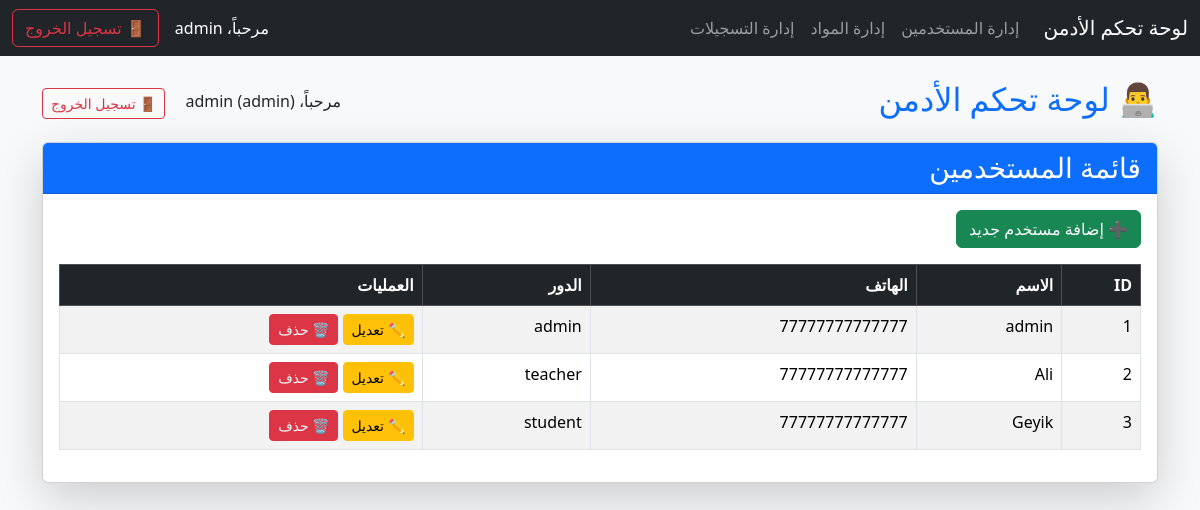
Page /admin/dashboard.php (signed in) on the committed database.
### tables this page shows
CREATE TABLE `users` (
  `id` int(11) NOT NULL,
  `name` varchar(255) NOT NULL,
  `password` varchar(255) NOT NULL,
  `phone` varchar(255) DEFAULT NULL,
  `role` varchar(50) NOT NULL DEFAULT 'student'
);

### admin/dashboard.php (the view, shortened to what this page needs)
<?php
require '../includes/database.php';
$result = $conn->query("SELECT id, name, phone, role FROM users");
?>
<!DOCTYPE html>
<html lang="ar" dir="rtl">
<head>
    <link href="https://cdn.jsdelivr.net/npm/bootstrap@5.3.3/dist/css/bootstrap.rtl.min.css" rel="stylesheet">
</head>
<body class="bg-light">
<?php require_once '../includes/admin_navbar.php'; ?>
    <div class="container mt-4">
        <div class="d-flex justify-content-between align-items-center mb-3">
            <h2 class="text-primary">👨‍💻 لوحة تحكم الأدمن</h2>
            <div>
                <span class="me-3">مرحباً، <?= $_SESSION['name'] ?> (<?= $_SESSION['role'] ?>)</span>
                <a href="../logout.php" class="btn btn-outline-danger btn-sm">🚪 تسجيل الخروج</a>
            </div>
        </div>
        <div class="card shadow-lg">
            <div class="card-header bg-primary text-white">
                <h3 class="mb-0">قائمة المستخدمين</h3>
            </div>
            <div class="card-body">
                <a href="create.php" class="btn btn-success mb-3">➕ إضافة مستخدم جديد</a>
                <table class="table table-bordered table-striped table-hover">
                    <thead class="table-dark">
                        <tr>
                            <th>ID</th>
                            <th>الاسم</th>
                            <th>الهاتف</th>
                            <th>الدور</th>
                            <th>العمليات</th>
                        </tr>
                    </thead>
                    <tbody>
                        <?php while ($row = $result->fetch_assoc()): ?>
                            <tr>
                                <td><?= $row['id'] ?></td>
                                <td><?= $row['name'] ?></td>
                                <td><?= $row['phone'] ?></td>
                                <td><?= $row['role'] ?></td>
                                <td>
                                    <a href="edit.php?id=<?= $row['id'] ?>" class="btn btn-sm btn-warning">✏ تعديل</a>
                                    <a href="delete.php?id=<?= $row['id'] ?>" class="btn btn-sm btn-danger"
                                        onclick="return confirm('هل أنت متأكد من الحذف؟')">🗑 حذف</a>
                                </td>
                            </tr>
                        <?php endwhile; ?>
                    </tbody>
                </table>
            </div>
        </div>
    </div>
</body>
</html>

### includes/admin_navbar.php (shortened to what this page needs)
<nav class="navbar navbar-expand-lg navbar-dark bg-dark">
    <div class="container-fluid">
        <a class="navbar-brand" href="../admin/dashboard.php">لوحة تحكم الأدمن</a>
        <div class="collapse navbar-collapse" id="navbarNav">
            <ul class="navbar-nav me-auto mb-2 mb-lg-0">
                <li class="nav-item">
                    <a class="nav-link" href="../admin/dashboard.php">إدارة المستخدمين</a>
                </li>
                <li class="nav-item">
                    <a class="nav-link" href="../admin/manage_courses.php">إدارة المواد</a>
                </li>
                <li class="nav-item">
                    <a class="nav-link" href="../admin/manage_enrollments.php">إدارة التسجيلات</a>
                </li>
            </ul>
            <span class="navbar-text me-3 text-white">
                مرحباً، <?= $_SESSION['name'] ?>
            </span>
            <a href="../logout.php" class="btn btn-outline-danger">🚪 تسجيل الخروج</a>
        </div>
    </div>
</nav>

### rows in the picture
users: id "1", name "admin", phone "77777777777777", role "admin"
users: id "2", name "Ali", phone "77777777777777", role "teacher"
users: id "3", name "Geyik", phone "77777777777777", role "student"

### other values in the picture
$_SESSION['name'] "admin"
$_SESSION['role'] "admin"
